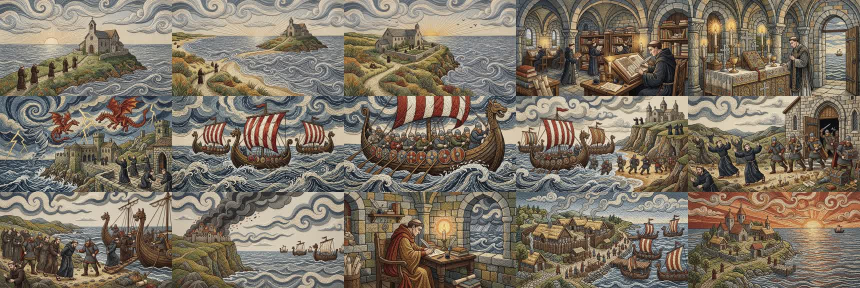
#> input picture documentary-video/references/approved-examples/contact-sheet-all-15.jpg, 1720 x 576 px (shown at 1/2 size)
$ python parallax.py ../references/approved-examples/contact-sheet-all-15.jpg out.png
#> lines starting #> are read from the running program, lines starting #| are printed output that depends on the picture
"""Free 2.5D "3D camera move" from one still image (runs on CPU, ~30 s per 7 s of 1080p).

Depth Anything V2 Small (ONNX) estimates how far away each part of the picture is, then the frame is
warped so near things move more than far things: a camera push-in and/or slide with real parallax.
Only the camera moves - people, water and clouds stay still (use Flow clips for real motion).

Needs the venv + model from setup_3d.sh. assemble.py calls this for ~30% of the non-Flow scenes.

  python parallax.py <image> <out.mp4> [--secs 6.5 | --frames N] [--move push_slide|push|slide_right|slide_left]
                     [--size 1920x1080] [--fps 30] [--crf 19] [--preset medium] [--depth-out depth.png]
"""
import argparse, os, pathlib, subprocess
import numpy as np, cv2, onnxruntime as ort

HOME = pathlib.Path(os.environ.get("DOCVID_HOME", pathlib.Path.home() / ".local/share/documentary-video"))
MODEL = HOME / "models" / "depth_anything_v2_small.onnx"
MOVES = ["push_slide", "push", "slide_right", "slide_left"]
STRENGTH = {"push_slide": 1.7, "push": 1.7, "slide_right": 1.6, "slide_left": 1.6}   # tuned on 6.5 s scenes
MARGIN = 1.12   # canvas is 12% larger than the frame so the move never shows an edge


def depth_map(rgb, model=MODEL):
    """rgb float32 HxWx3 in 0..1 -> depth 0..1 (bigger = closer)."""
    ih, iw = 518, int(round(518 * rgb.shape[1] / rgb.shape[0] / 14)) * 14
    x = cv2.resize(rgb, (iw, ih), interpolation=cv2.INTER_CUBIC)
    x = ((x - [0.485, 0.456, 0.406]) / [0.229, 0.224, 0.225]).transpose(2, 0, 1)[None].astype(np.float32)
    sess = ort.InferenceSession(str(model), providers=["CPUExecutionProvider"])
    d = sess.run(None, {sess.get_inputs()[0].name: x})[0].squeeze()
    d = (d - np.percentile(d, 2)) / (np.percentile(d, 98) - np.percentile(d, 2) + 1e-6)
    return np.clip(d, 0, 1).astype(np.float32)


def render(image, out, frames, move="push_slide", W=1920, H=1080, fps=30, crf=19, preset="medium", depth_out=None):
#> called with out = 'out.png', frames = 195, move = 'push_slide', W = 1920, H = 1080, fps = 30, crf = 19, preset = 'medium'
    src = cv2.imread(str(image))[:, :, ::-1].astype(np.float32) / 255
    # crop the source to the output aspect first (Flow images are 1376x768, not exactly 16:9)
    ih, iw = src.shape[:2]; ar = W / H
#> after `ih, iw = src.shape[:2]`: ih = 576; iw = 1720
    if iw / ih > ar: c = int(round(ih * ar)); src = src[:, (iw - c) // 2:(iw - c) // 2 + c]
#> after `c = int(round(ih * ar))`: c = 1024
#> after `src = src[:, (iw - c) // 2:(iw - c) // 2 + c]`:
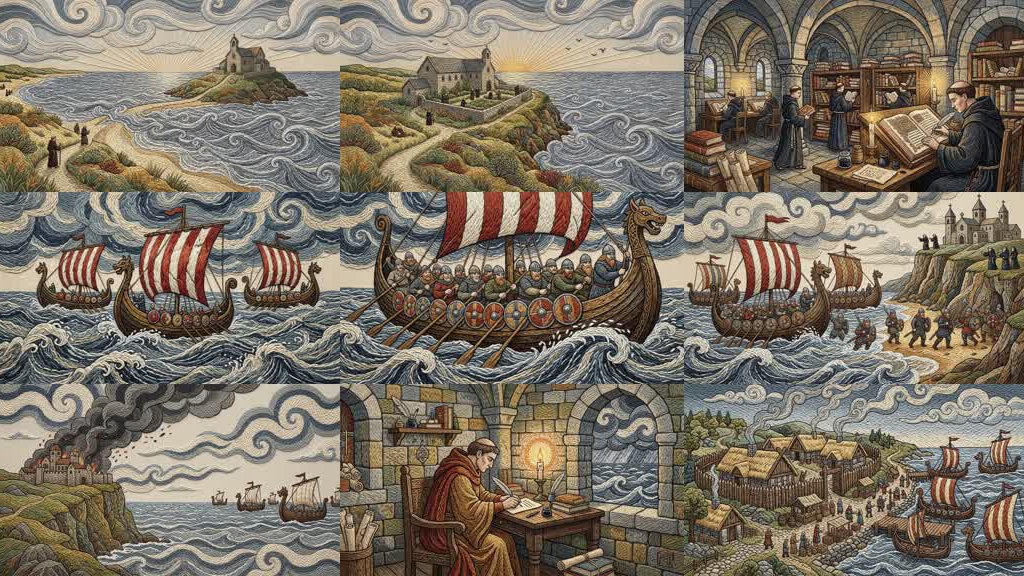
#> src: shape (576, 1024, 3) float32; mean R, G, B 0.49, 0.453, 0.399
    else: c = int(round(iw / ar)); src = src[(ih - c) // 2:(ih - c) // 2 + c]
    d = depth_map(src)
    cw, ch = int(W * MARGIN), int(H * MARGIN)
    img = cv2.resize(src, (cw, ch), interpolation=cv2.INTER_LANCZOS4)
    dep = cv2.resize(d, (cw, ch), interpolation=cv2.INTER_CUBIC)
    # grow near objects a little and soften the map, so foreground edges move as one piece (less tearing)
    dep = cv2.GaussianBlur(cv2.dilate(dep, np.ones((9, 9), np.uint8)), (0, 0), 6)
    if depth_out: cv2.imwrite(str(depth_out), (dep * 255).astype(np.uint8))

    ys, xs = np.mgrid[0:H, 0:W].astype(np.float32)
    cx, cy = cw / 2, ch / 2
    gx, gy = xs - W / 2, ys - H / 2
    D = cv2.remap(dep, gx + cx, gy + cy, cv2.INTER_LINEAR)
    s = STRENGTH[move]
    ff = subprocess.Popen(["ffmpeg", "-v", "error", "-y", "-f", "rawvideo", "-pix_fmt", "rgb24", "-s", f"{W}x{H}",
                           "-r", str(fps), "-i", "-", "-c:v", "libx264", "-preset", preset, "-crf", str(crf),
                           "-pix_fmt", "yuv420p", str(out)], stdin=subprocess.PIPE)
    for i in range(frames):
        t = i / max(frames - 1, 1)
        e = float(0.75 * t + 0.25 * (0.5 - 0.5 * np.cos(np.pi * t)))   # mostly steady: visible from the first second
        if move == "push":
            zoom = 1 + s * e * (0.035 + 0.06 * D)
            sx, sy = gx / zoom, gy / zoom - s * e * 10 * D
        elif move == "push_slide":
            zoom = 1 + s * e * (0.03 + 0.05 * D)
            sx, sy = gx / zoom + s * (e - 0.5) * (25 + 60 * D), gy / zoom - s * e * 8 * D
        else:
            dirn = 1 if move == "slide_right" else -1
            zoom = 1 + 0.03 * s
            sx, sy = gx / zoom + dirn * s * (e - 0.5) * (30 + 70 * D), gy / zoom
        frame = cv2.remap(img, (sx + cx).astype(np.float32), (sy + cy).astype(np.float32), cv2.INTER_CUBIC,
                          borderMode=cv2.BORDER_REFLECT)
        ff.stdin.write((np.clip(frame, 0, 1) * 255).astype(np.uint8).tobytes())
    ff.stdin.close(); ff.wait()
    if ff.returncode: raise SystemExit(f"ffmpeg failed for {image}")


if __name__ == "__main__":
    ap = argparse.ArgumentParser()
    ap.add_argument("image"); ap.add_argument("out")
    ap.add_argument("--secs", type=float, default=6.5); ap.add_argument("--frames", type=int)
    ap.add_argument("--move", default="push_slide", choices=MOVES)
    ap.add_argument("--size", default="1920x1080"); ap.add_argument("--fps", type=int, default=30)
    ap.add_argument("--crf", type=int, default=19); ap.add_argument("--preset", default="medium")
    ap.add_argument("--depth-out")
    a = ap.parse_args()
    W, H = map(int, a.size.split("x"))
    render(a.image, a.out, a.frames or int(round(a.secs * a.fps)), a.move, W, H, a.fps, a.crf, a.preset, a.depth_out)
#> (the call stopped at in depth_map, `sess = ort.InferenceSession(str(model), providers=["CPUExecutionProvid..`: onnxruntime is not available in this run)
    print(a.out)

$ run again, on documentary-video/references/approved-examples/scene07.jpg
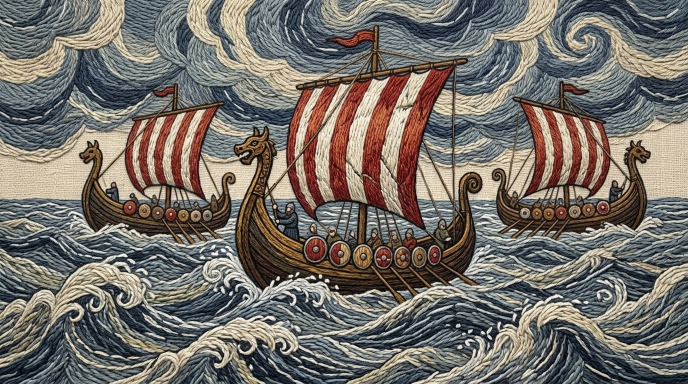
#> input picture documentary-video/references/approved-examples/scene07.jpg, 1376 x 768 px (shown at 1/2 size)
#> in render, `src = src[:, (iw - c) // 2:(iw - c) // 2 + c]`:
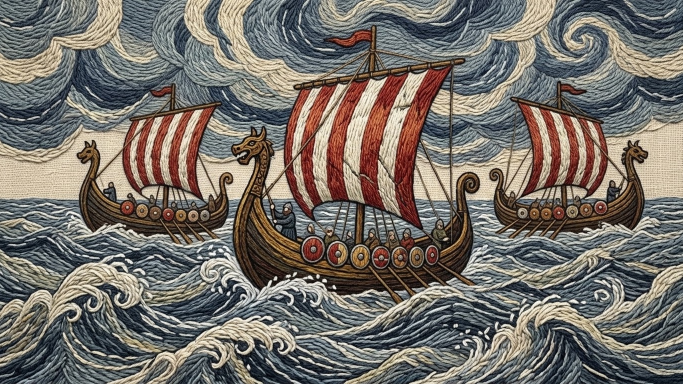
#> src: shape (768, 1365, 3) float32 (shown at 1/2 size); mean R, G, B 0.463, 0.441, 0.416
#> in depth_map, `x = cv2.resize(rgb, (iw, ih), interpolation=cv2.INTER_CUBIC)`:
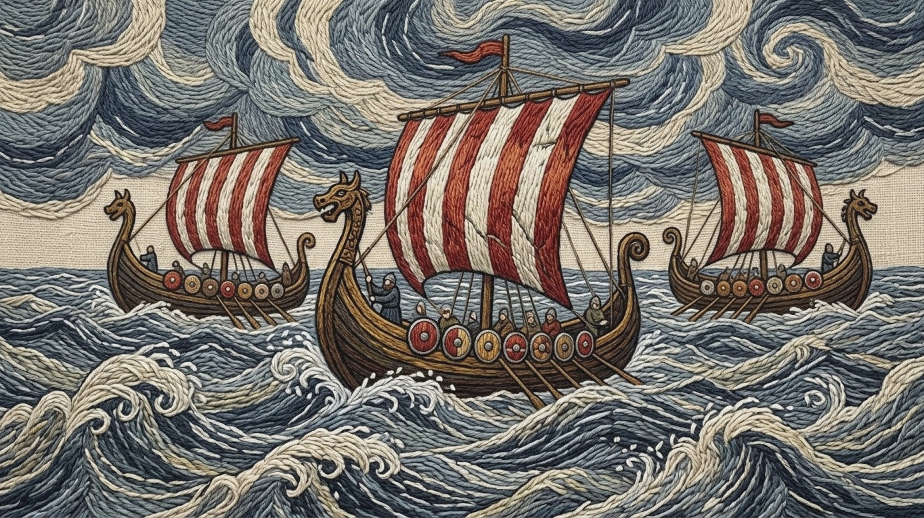
#> x: shape (518, 924, 3) float32; mean R, G, B 0.462, 0.441, 0.416; drawn with min black and max white

$ run again, on documentary-video/references/approved-examples/scene08.jpg
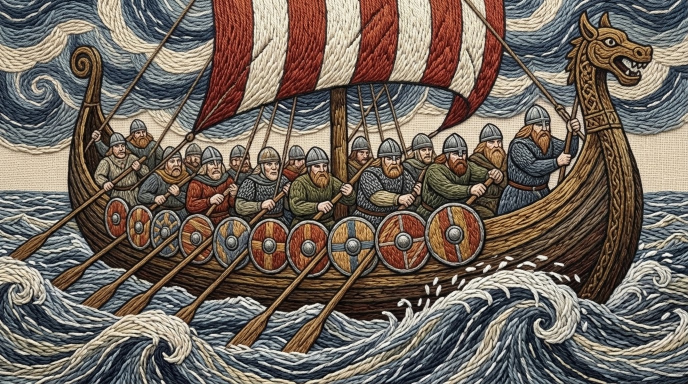
#> input picture documentary-video/references/approved-examples/scene08.jpg, 1376 x 768 px (shown at 1/2 size)
#> in render, `src = src[:, (iw - c) // 2:(iw - c) // 2 + c]`:
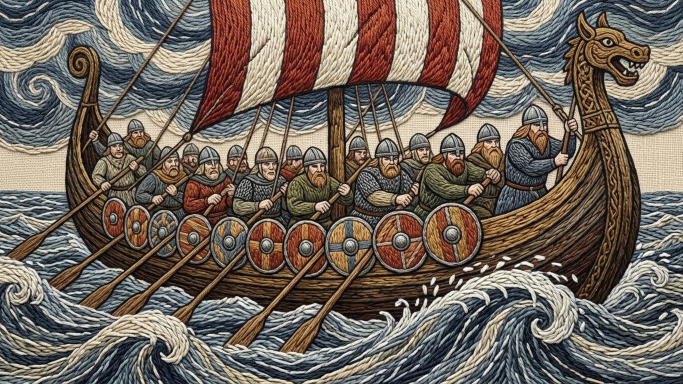
#> src: shape (768, 1365, 3) float32 (shown at 1/2 size); mean R, G, B 0.441, 0.398, 0.362
#> in depth_map, `x = cv2.resize(rgb, (iw, ih), interpolation=cv2.INTER_CUBIC)`:
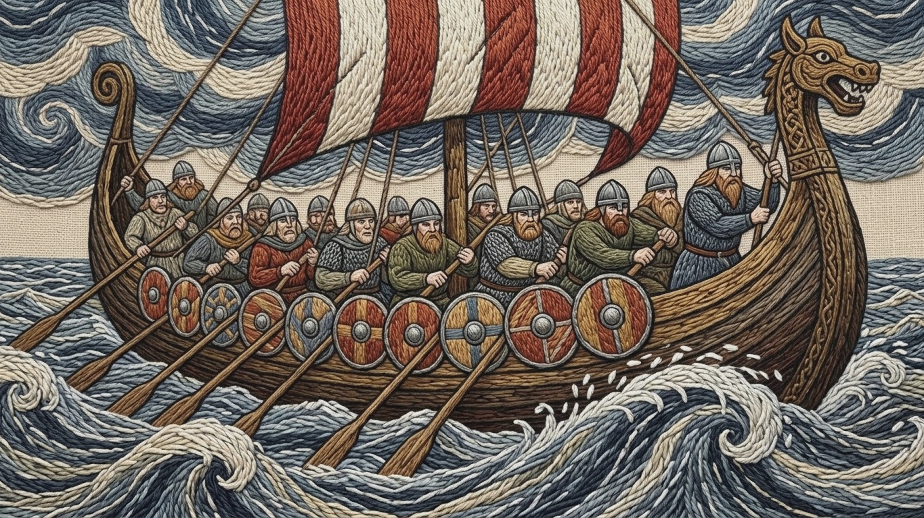
#> x: shape (518, 924, 3) float32; mean R, G, B 0.441, 0.397, 0.361; drawn with min black and max white

$ run again, on documentary-video/references/approved-examples/scene10.jpg
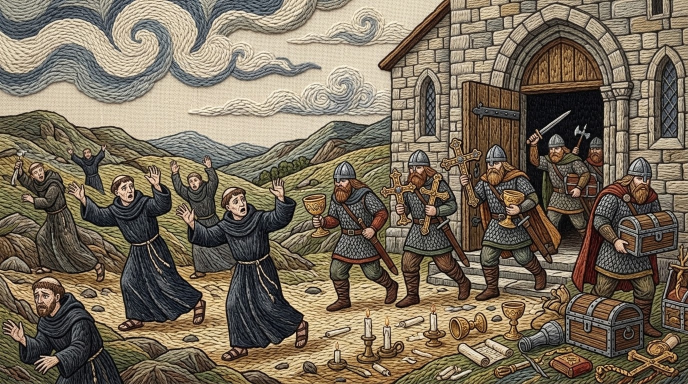
#> input picture documentary-video/references/approved-examples/scene10.jpg, 1376 x 768 px (shown at 1/2 size)
#> in render, `src = src[:, (iw - c) // 2:(iw - c) // 2 + c]`:
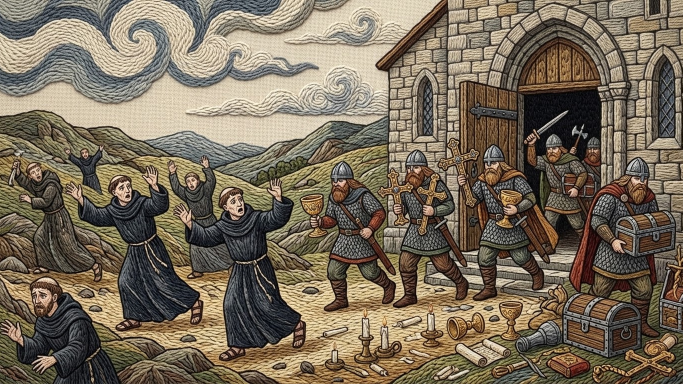
#> src: shape (768, 1365, 3) float32 (shown at 1/2 size); mean R, G, B 0.473, 0.426, 0.356
#> in depth_map, `x = cv2.resize(rgb, (iw, ih), interpolation=cv2.INTER_CUBIC)`:
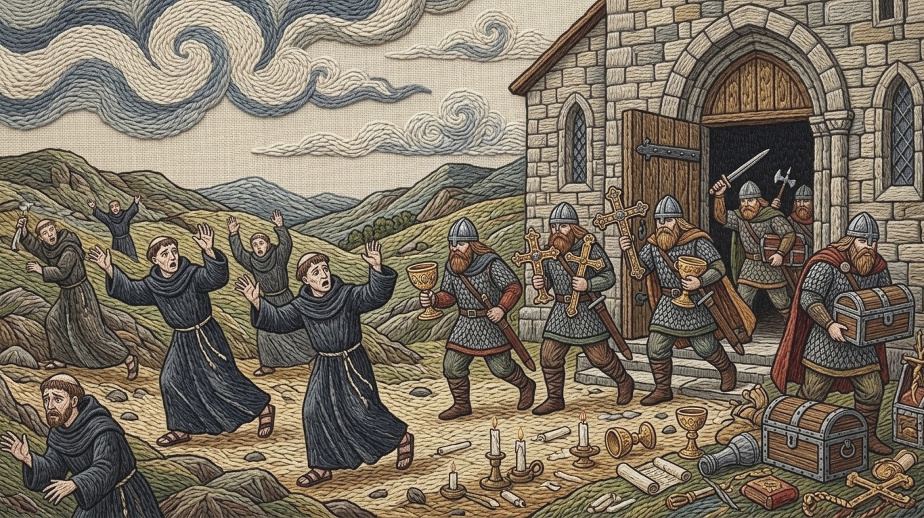
#> x: shape (518, 924, 3) float32; mean R, G, B 0.473, 0.425, 0.356; drawn with min black and max white
